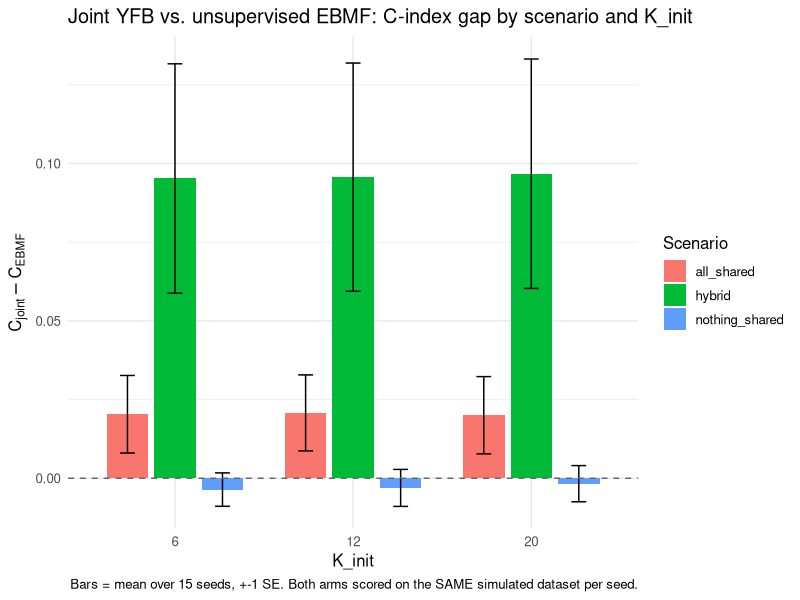

Here is the R script that generated this plot:
# ============================================================
# Script:  results/multi_cohort_sim/make_delta_fig.R
# Purpose: Stage 5 delta figure: one bar per (scenario, K_init) of
#          C_joint - C_EBMF with +-1 SE across seeds, making the YFB-vs-EBMF
#          gap explicit rather than left to be eyeballed from adjacent bars.
#          Also confirms and states that both arms are scored on the SAME
#          simulated dataset per seed (the advisors asked directly).
#
#   Input:  results/multi_cohort_sim/outputs/multicohort_sim_results.csv
#   Output: docs/progress_book/figs/2026-09-04_multicohort_delta_fig.png
#
# Author: Andrew Walther
# Created: 2026-09-04
# Usage:   Rscript results/multi_cohort_sim/make_delta_fig.R
# ============================================================

if (!file.exists("code/fit_ssbmf_lb.R") && file.exists("../../code/fit_ssbmf_lb.R"))
  setwd("../../")

suppressPackageStartupMessages({ library(ggplot2); library(dplyr) })

d <- read.csv("results/multi_cohort_sim/outputs/multicohort_sim_results.csv", stringsAsFactors = FALSE)

wide <- d |>
  select(scenario, k_setting, K_init, arm, seed, c_index) |>
  tidyr::pivot_wider(names_from = arm, values_from = c_index) |>
  mutate(delta = YFB_base - EBMF)

delta_summary <- wide |>
  group_by(scenario, k_setting, K_init) |>
  summarise(mean_delta = mean(delta, na.rm = TRUE),
            se_delta   = sd(delta, na.rm = TRUE) / sqrt(sum(!is.na(delta))),
            n_seeds    = sum(!is.na(delta)), .groups = "drop")

write.csv(delta_summary, "results/multi_cohort_sim/outputs/multicohort_delta_summary.csv", row.names = FALSE)
print(delta_summary)

delta_summary$K_init <- factor(delta_summary$K_init, levels = sort(unique(delta_summary$K_init)))
p <- ggplot(delta_summary, aes(x = K_init, y = mean_delta, fill = scenario)) +
  geom_col(position = position_dodge(width = 0.8), width = 0.7) +
  geom_errorbar(aes(ymin = mean_delta - se_delta, ymax = mean_delta + se_delta),
                position = position_dodge(width = 0.8), width = 0.25) +
  geom_hline(yintercept = 0, linetype = "dashed", color = "gray40") +
  labs(title = "Joint YFB vs. unsupervised EBMF: C-index gap by scenario and K_init",
       x = "K_init", y = expression(C[joint] - C[EBMF]), fill = "Scenario",
       caption = "Bars = mean over 15 seeds, +-1 SE. Both arms scored on the SAME simulated dataset per seed.") +
  theme_minimal(base_size = 12)
ggsave("docs/progress_book/figs/2026-09-04_multicohort_delta_fig.png", p, width = 9, height = 5.5, dpi = 170, bg = "white")
cat("\nWrote docs/progress_book/figs/2026-09-04_multicohort_delta_fig.png\n")
